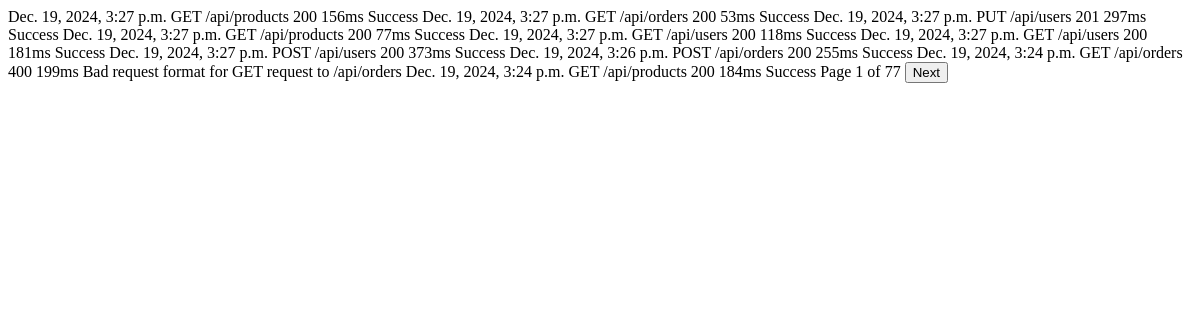
/api/event-rows/, run on an earlier commit of the app's database.
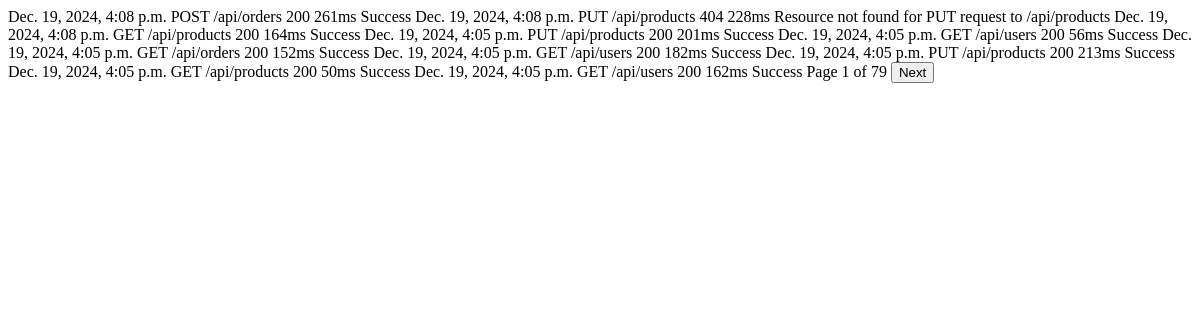
And on a later commit of the database.
### events/models.py (models this page shows, shortened)
class Event(models.Model):
    HTTP_METHODS = ["GET", "POST", "PUT", "DELETE"]
    method = models.CharField(
        max_length=10,
        choices=[(m, m) for m in HTTP_METHODS],
        help_text="HTTP method used for the request",
    )
    source = models.CharField(
        max_length=100,
    )
    timestamp = models.DateTimeField(auto_now_add=True)
    duration_ms = models.IntegerField()
    status_code = models.IntegerField()
    request_id = models.UUIDField(
        default=uuid.uuid4, unique=True, help_text="Unique identifier for the request"
    )
    metadata = models.JSONField(default=dict)
    class Meta:
        ordering = ["-timestamp"]
        indexes = [
            models.Index(fields=["-timestamp"]),
            models.Index(fields=["status_code"]),
            models.Index(fields=["method"]),
        ]

### events/views.py (the view)
# urls.py: path('api/event-rows/', views.event_rows, name='event_rows'),
def event_rows(request):
    page_number = request.GET.get("page", 1)
    paginator = Paginator(Event.objects.all().order_by("-timestamp"), 10)
    events = paginator.get_page(page_number)
    return render(request, "event_rows.html", {"events": events})

### events/templates/event_rows.html (shortened to what this page needs)
{% for event in events %}
<tr>
    <td>{{ event.timestamp }}</td>
    <td>{{ event.method }}</td>
    <td>{{ event.source }}</td>
    <td class="{% if event.status_code >= 400 %}error{% else %}success{% endif %}">
        {{ event.status_code }}
    </td>
    <td>{{ event.duration_ms }}ms</td>
    <td>
        {% if event.status_code >= 400 %}
            {{ event.metadata.error_message }}
        {% else %}
            Success
        {% endif %}
    </td>
</tr>
{% endfor %}
<tr id="pagination-row">
    <td colspan="6" style="text-align: center">
        <span>Page {{ events.number }} of {{ events.paginator.num_pages }}</span>
        {% if events.has_next %}
        <button hx-get="{% url 'event_rows' %}?page={{ events.next_page_number }}"
                hx-target="tbody"
                class="button">
            Next
        </button>
        {% endif %}
    </td>
</tr>

What changed in the data, as far as the page shows it:
no longer on this page (row unchanged): Event: timestamp "Dec. 19, 2024, 3:27 p.m.", method "GET", source "/api/products", status_code "200", duration_ms "156", shows "Success"
no longer on this page (row unchanged): Event: timestamp "Dec. 19, 2024, 3:27 p.m.", method "GET", source "/api/orders", status_code "200", duration_ms "53", shows "Success"
no longer on this page (row unchanged): Event: timestamp "Dec. 19, 2024, 3:27 p.m.", method "PUT", source "/api/users", status_code "201", duration_ms "297", shows "Success"
no longer on this page (row unchanged): Event: timestamp "Dec. 19, 2024, 3:27 p.m.", method "GET", source "/api/products", status_code "200", duration_ms "77", shows "Success"
no longer on this page (row unchanged): Event: timestamp "Dec. 19, 2024, 3:27 p.m.", method "GET", source "/api/users", status_code "200", duration_ms "118", shows "Success"
no longer on this page (row unchanged): Event: timestamp "Dec. 19, 2024, 3:27 p.m.", method "GET", source "/api/users", status_code "200", duration_ms "181", shows "Success"
no longer on this page (row unchanged): Event: timestamp "Dec. 19, 2024, 3:27 p.m.", method "POST", source "/api/users", status_code "200", duration_ms "373", shows "Success"
no longer on this page (row unchanged): Event: timestamp "Dec. 19, 2024, 3:26 p.m.", method "POST", source "/api/orders", status_code "200", duration_ms "255", shows "Success"
no longer on this page (row unchanged): Event: timestamp "Dec. 19, 2024, 3:24 p.m.", method "GET", source "/api/orders", status_code "400", duration_ms "199", metadata.error_message "Bad request format for GET request to /api/orders"
no longer on this page (row unchanged): Event: timestamp "Dec. 19, 2024, 3:24 p.m.", method "GET", source "/api/products", status_code "200", duration_ms "184", shows "Success"
added Event: timestamp "Dec. 19, 2024, 4:08 p.m.", method "POST", source "/api/orders", status_code "200", duration_ms "261", shows "Success"
added Event: timestamp "Dec. 19, 2024, 4:08 p.m.", method "PUT", source "/api/products", status_code "404", duration_ms "228", metadata.error_message "Resource not found for PUT request to /api/products"
added Event: timestamp "Dec. 19, 2024, 4:08 p.m.", method "GET", source "/api/products", status_code "200", duration_ms "164", shows "Success"
added Event: timestamp "Dec. 19, 2024, 4:05 p.m.", method "PUT", source "/api/products", status_code "200", duration_ms "201", shows "Success"
added Event: timestamp "Dec. 19, 2024, 4:05 p.m.", method "GET", source "/api/users", status_code "200", duration_ms "56", shows "Success"
added Event: timestamp "Dec. 19, 2024, 4:05 p.m.", method "GET", source "/api/orders", status_code "200", duration_ms "152", shows "Success"
added Event: timestamp "Dec. 19, 2024, 4:05 p.m.", method "GET", source "/api/users", status_code "200", duration_ms "182", shows "Success"
added Event: timestamp "Dec. 19, 2024, 4:05 p.m.", method "PUT", source "/api/products", status_code "200", duration_ms "213", shows "Success"
added Event: timestamp "Dec. 19, 2024, 4:05 p.m.", method "GET", source "/api/products", status_code "200", duration_ms "50", shows "Success"
added Event: timestamp "Dec. 19, 2024, 4:05 p.m.", method "GET", source "/api/users", status_code "200", duration_ms "162", shows "Success"
Also different on the page:
{{ events.paginator.num_pages }}: "77" → "79"
